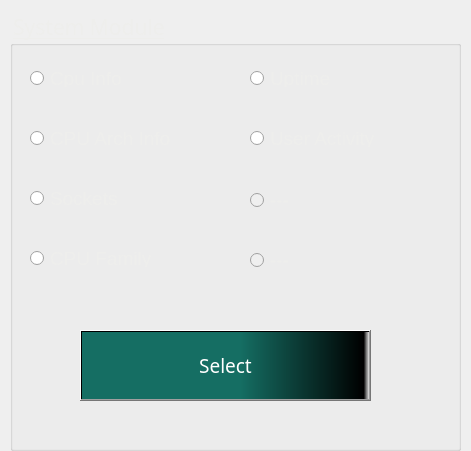
  <widget class="QFrame" name="m2_frame">
   <property name="geometry">
    <rect>
     <x>220</x>
     <y>90</y>
     <width>471</width>
     <height>451</height>
    </rect>
   </property>
   <property name="frameShape">
    <enum>QFrame::NoFrame</enum>
   </property>
   <property name="frameShadow">
    <enum>QFrame::Raised</enum>
   </property>
   <property name="lineWidth">
    <number>1</number>
   </property>
   <widget class="QGroupBox" name="groupBox_5">
    <property name="geometry">
     <rect>
      <x>10</x>
      <y>10</y>
      <width>451</width>
      <height>441</height>
     </rect>
    </property>
    <property name="font">
     <font>
      <family>Arial Rounded MT Bold</family>
      <pointsize>16</pointsize>
      <underline>true</underline>
     </font>
    </property>
    <property name="styleSheet">
     <string notr="true">color: rgb(238, 238, 236);</string>
    </property>
    <property name="title">
     <string>System Module</string>
    </property>
    <widget class="QRadioButton" name="feat1_m2_rb">
     <property name="geometry">
      <rect>
       <x>20</x>
       <y>60</y>
       <width>201</width>
       <height>17</height>
      </rect>
     </property>
     <property name="font">
      <font>
       <pointsize>14</pointsize>
      </font>
     </property>
     <property name="styleSheet">
      <string notr="true">color: rgb(238, 238, 236);</string>
     </property>
     <property name="text">
      <string>Cpu Info</string>
     </property>
    </widget>
    <widget class="QRadioButton" name="feat5_m2_rb">
     <property name="geometry">
      <rect>
       <x>240</x>
       <y>60</y>
       <width>201</width>
       <height>17</height>
      </rect>
     </property>
     <property name="font">
      <font>
       <pointsize>14</pointsize>
      </font>
     </property>
     <property name="styleSheet">
      <string notr="true">color: rgb(238, 238, 236);</string>
     </property>
     <property name="text">
      <string>Uptime</string>
     </property>
     <property name="checkable">
      <bool>true</bool>
     </property>
     <property name="checked">
      <bool>false</bool>
     </property>
     <property name="autoRepeat">
      <bool>false</bool>
     </property>
    </widget>
    <widget class="QRadioButton" name="feat2_m2_rb">
     <property name="geometry">
      <rect>
       <x>20</x>
       <y>120</y>
       <width>201</width>
       <height>17</height>
      </rect>
     </property>
     <property name="font">
      <font>
       <pointsize>14</pointsize>
      </font>
     </property>
     <property name="styleSheet">
      <string notr="true">color: rgb(238, 238, 236);</string>
     </property>
     <property name="text">
      <string>CPU Arch Info</string>
     </property>
    </widget>
    <widget class="QRadioButton" name="feat6_m2_rb">
     <property name="geometry">
      <rect>
       <x>240</x>
       <y>120</y>
       <width>201</width>
       <height>17</height>
      </rect>
     </property>
     <property name="font">
      <font>
       <pointsize>14</pointsize>
      </font>
     </property>
     <property name="styleSheet">
      <string notr="true">color: rgb(238, 238, 236);</string>
     </property>
     <property name="text">
      <string>User Activity</string>
     </property>
     <property name="checkable">
      <bool>true</bool>
     </property>
     <property name="checked">
      <bool>false</bool>
     </property>
     <property name="autoRepeat">
      <bool>false</bool>
     </property>
    </widget>
    <widget class="QRadioButton" name="feat3_m2_rb">
     <property name="geometry">
      <rect>
       <x>20</x>
       <y>180</y>
       <width>201</width>
       <height>17</height>
      </rect>
     </property>
     <property name="font">
      <font>
       <pointsize>14</pointsize>
      </font>
     </property>
     <property name="styleSheet">
      <string notr="true">color: rgb(238, 238, 236);</string>
     </property>
     <property name="text">
      <string>Sockets</string>
     </property>
    </widget>
    <widget class="QRadioButton" name="feat7_m2_rb">
     <property name="enabled">
      <bool>false</bool>
     </property>
     <property name="geometry">
      <rect>
       <x>240</x>
       <y>180</y>
       <width>201</width>
       <height>21</height>
      </rect>
     </property>
     <property name="font">
      <font>
       <pointsize>14</pointsize>
      </font>
     </property>
     <property name="styleSheet">
      <string notr="true">color: rgb(238, 238, 236);</string>
     </property>
     <property name="text">
      <string>---</string>
     </property>
    </widget>
    <widget class="QPushButton" name="submit2_btn">
     <property name="geometry">
      <rect>
       <x>70</x>
       <y>320</y>
       <width>291</width>
       <height>71</height>
      </rect>
     </property>
     <property name="font">
      <font>
       <family>Arial Rounded MT Bold</family>
       <pointsize>14</pointsize>
      </font>
     </property>
     <property name="styleSheet">
      <string notr="true">background-color: qlineargradient(spread:pad, x1:0, y1:0, x2:1, y2:0, stop:0 rgba(21, 110, 99, 255), stop:0.55 rgba(21, 110, 99, 255), stop:0.98 rgba(0, 0, 0, 255), stop:1 rgba(0, 0, 0, 0));
color: rgb(255, 255, 255);</string>
     </property>
     <property name="text">
      <string>Select</string>
     </property>
     <property name="icon">
      <iconset>
       <normaloff>../.designer/.designer/C:/Users/HP/Desktop/Git_AI_Work/PYQT5_GUI/Student_Reg_form_Project/icon.jpg</normaloff>../.designer/.designer/C:/Users/HP/Desktop/Git_AI_Work/PYQT5_GUI/Student_Reg_form_Project/icon.jpg</iconset>
     </property>
    </widget>
    <widget class="QRadioButton" name="feat8_m2_rb">
     <property name="enabled">
      <bool>false</bool>
     </property>
     <property name="geometry">
      <rect>
       <x>240</x>
       <y>240</y>
       <width>201</width>
       <height>21</height>
      </rect>
     </property>
     <property name="font">
      <font>
       <pointsize>14</pointsize>
      </font>
     </property>
     <property name="styleSheet">
      <string notr="true">color: rgb(238, 238, 236);</string>
     </property>
     <property name="text">
      <string>---</string>
     </property>
    </widget>
    <widget class="QRadioButton" name="feat4_m2_rb">
     <property name="geometry">
      <rect>
       <x>20</x>
       <y>240</y>
       <width>201</width>
       <height>17</height>
      </rect>
     </property>
     <property name="font">
      <font>
       <pointsize>14</pointsize>
      </font>
     </property>
     <property name="styleSheet">
      <string notr="true">color: rgb(238, 238, 236);</string>
     </property>
     <property name="text">
      <string>CPU Family</string>
     </property>
    </widget>
   </widget>
  </widget>
